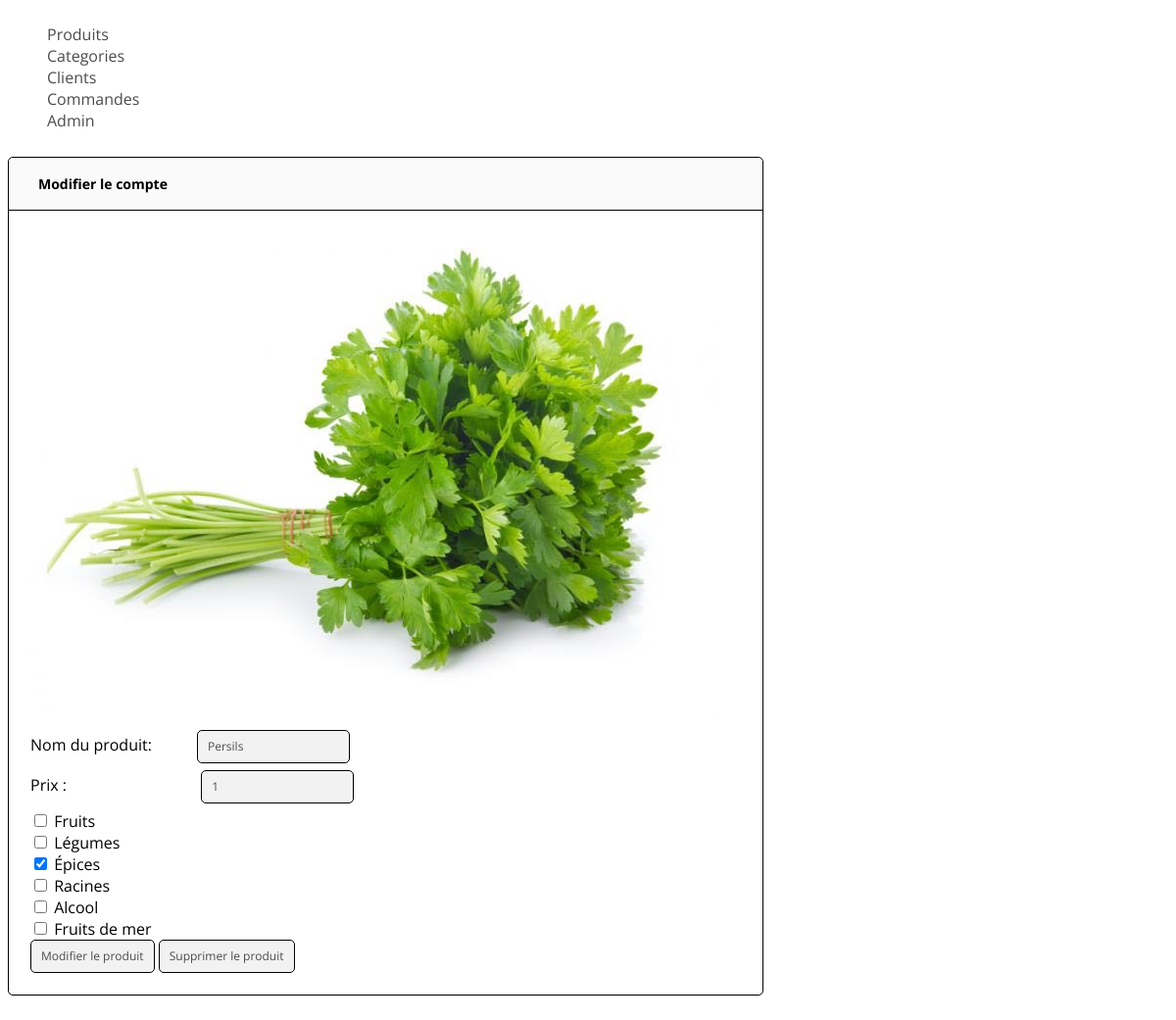
Page /admin/modify.php?id=21 (signed in) on the committed database.
### tables this page shows
CREATE TABLE IF NOT EXISTS `produit` (
  `id` int(11) NOT NULL AUTO_INCREMENT,
  `nom` varchar(255) NOT NULL,
  `prix` float NOT NULL,
  `image` varchar(255) DEFAULT NULL,
  `description` varchar(255) NOT NULL,
  PRIMARY KEY (`id`),
  UNIQUE KEY `id` (`id`)
);

CREATE TABLE IF NOT EXISTS `categories` (
  `id` int(11) NOT NULL AUTO_INCREMENT,
  `nom` varchar(255) NOT NULL,
  PRIMARY KEY (`id`)
);

### admin/modify.php (the view, shortened to what this page needs)
<?php
include 'core/header.php';
	if (isset($_GET['id']))
	{
		$id = mysqli_real_escape_string($link, $_GET['id']);
		$query = 'SELECT * FROM produit WHERE id="'.$id.'"';
		$array = mysqli_query($link, $query);
		$row = mysqli_fetch_assoc($array);
		$query_cat = 'SELECT * FROM categories';
		$array_cat = mysqli_query($link, $query_cat);
		$query_cat_prod = "SELECT * FROM categories_products, produit, categories WHERE produit.id = id_produit AND produit.id = $id AND categories.id = categories_products.id_categories";
		$array_cat_prod = mysqli_query($link, $query_cat_prod);
		$row_cat = mysqli_fetch_assoc($array_cat_prod);
	if (empty($row))
	{
		echo "<span class='erreur'>Une erreur est survenue, veuillez revenir a l'accueil</span>";
	}
	else
	{
?>
<div class="form admin_form">
	<form action="modify.php?id=<?php echo $_GET['id']; ?>" method="post">
		<fieldset>
			<h3>Modifier le compte</h3>
			<div class="labele">
		<img src="../<?php echo $row['image']; ?>" alt="">
		<label for="name">Nom du produit: </label><input type="text" name="nom" value="<?php echo $row['nom'];?>" /> <br>
		<label for="prix">Prix : </label> <input type="text" name="prix" value="<?php echo $row['prix'] ?>"> <br>
<?php while ($po = mysqli_fetch_assoc($array_cat)) {
		if ($row_cat['id_categories'] == $po['id'])
		{
		$row_cat = mysqli_fetch_assoc($array_cat_prod);
?>
		 <INPUT type="checkbox" name="cate[]" value="<?php echo $po['id']; ?>" checked> <?php echo $po['nom']; ?> <br>
<?php
}
else
{
?>
<INPUT type="checkbox" name="cate[]" value="<?php echo $po['id']; ?>"> <?php echo $po['nom']; ?> <br>
	<?php
}
}
	?>
		<input type="submit" name="modify" value="Modifier le produit" />
		<input type="submit" name="delete" value="Supprimer le produit" />
	</div>
		</fieldset>
	</form>
</div>
<?php
	}
	}
	else{
		echo "<span class='erreur'>Une erreur est survenue, veuillez revenir a l'accueil</span>";
	}
?>

### css/trydotcss.css (style rules this page uses)
* { box-sizing: border-box; font-family: 'Open Sans', sans-serif; }
*::after, *::before { box-sizing: border-box; }
.form h3 { background: none repeat scroll 0 0 #fafafa; border-bottom: 1px solid black; border-radius: 5px 5px 0 0; font-size: 14px; font-weight: 700; padding: 17px 30px; margin: 0; }
.form fieldset { border: 1px solid black; border-radius: 5px; box-shadow: 0 1px 0 0 rgba(0, 0, 0, 0.05); margin: 10px 0 25px; padding: 0; }
.labele { padding: 22px; }
.labele label { width: 170px; margin-bottom: 15px; display: inline-block; }
input { background: none repeat scroll 0 0 #f2f2f2; border: 1px solid black; border-radius: 5px; color: #4c4c4c; cursor: pointer; display: inline-block; font-size: 12px; line-height: 18px; outline: medium none; padding: 7px 10px 7px; transition: background-color 0.6s ease 0s; }
.form { float: left; margin-right: 5%; width: 45%; }
.admin_form img { float: left; margin-bottom: 14px; margin-right: 25px; }

### rows in the picture
produit: image (picture), nom "Persils", prix "1"
categories: nom "Fruits"
categories: nom "Légumes"
categories: nom "Épices"
categories: nom "Racines"
categories: nom "Alcool"
categories: nom "Fruits de mer"
